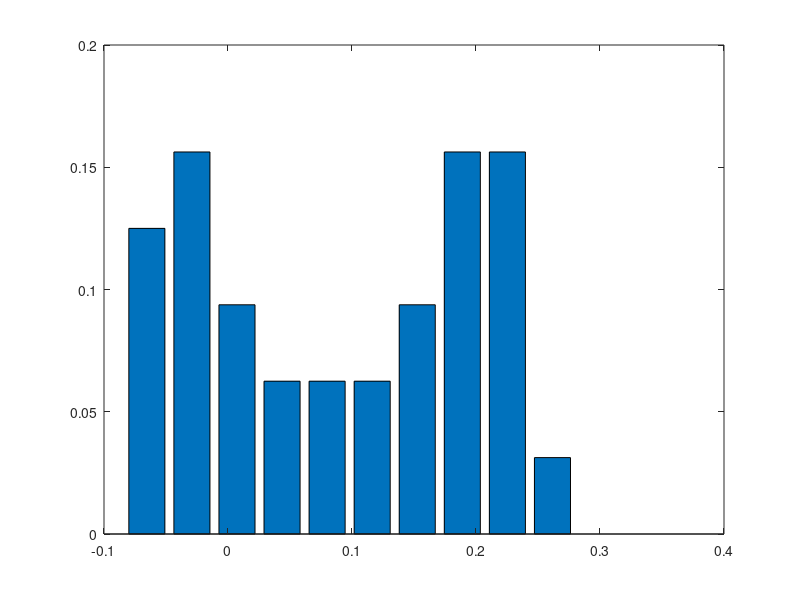
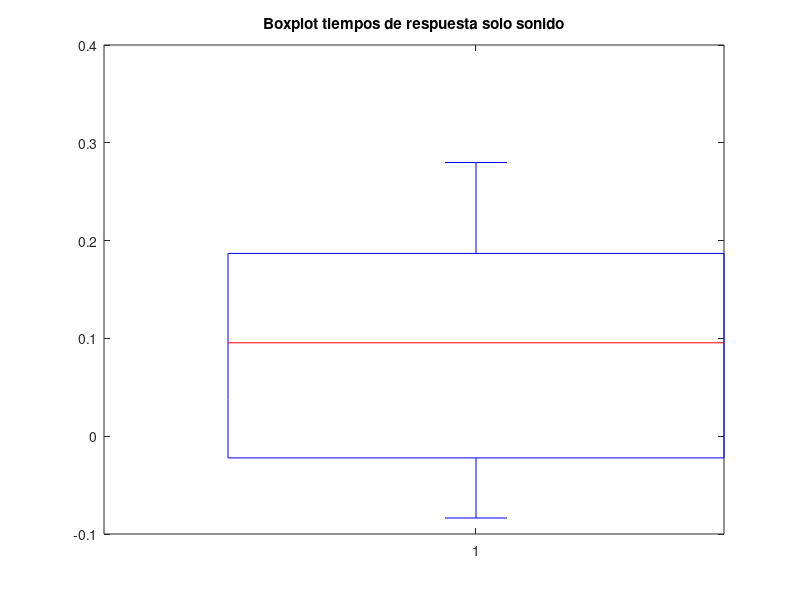
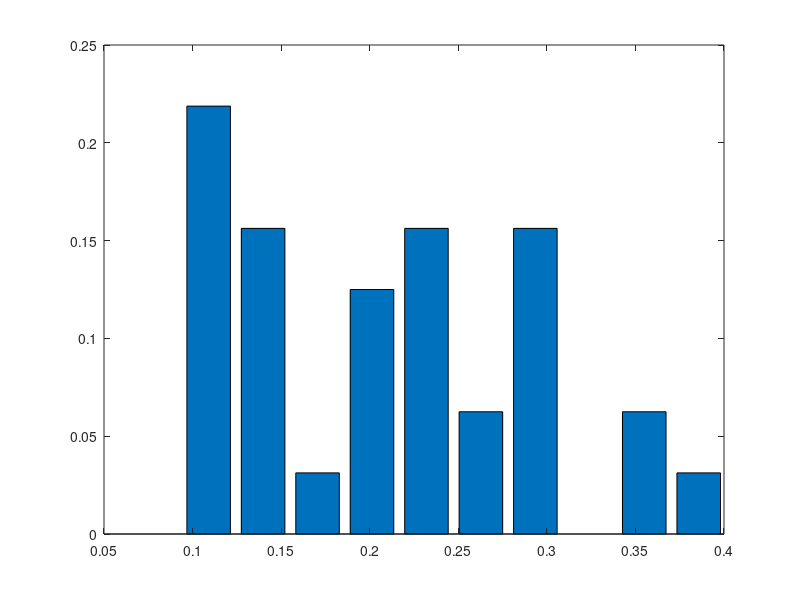
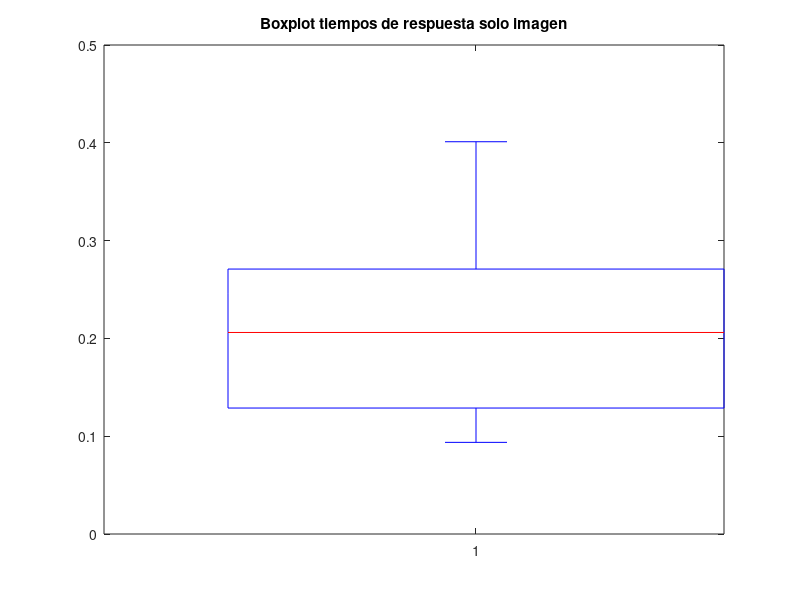

Here is the MATLAB script that generated these plots, in order: (Note: this script raises an error after producing the figures.)
format long g;

% function y =  Permutation_Test(prms,sample1,sample2,h0)
%   exitos = 0;
%   p = [sample1,sample2];
%   for j = 1:prms
%     a = p(randperm(numel(sample1)+numel(sample2)));
%     set1 = a(1:numel(sample1));
%     set2 = a(numel(sample1)+1:numel(p));
%     abs(mean(set2)-mean(set1));
%     exitos = exitos + (h0 < abs(mean(set1)-mean(set2)));
%   end
%   y = exitos / prms;
% end

%% Leer CSV a variables aux
i = 0;
sujeto = [];
tiempo = [];
practica = [];
delay = [];
img = [];
snd = [];
target = [];
total_trials = [];
target_time = cell(1,1);
time_firstPress = cell(1,1);
time_lastPress = cell(1,1);
f = fopen('data/bloques.csv');

while 1    
    suj = fscanf(f, '%i,', [1 1]);
    if isempty(suj)
       break 
    end
    i = i + 1;
    
    sujeto(i) = suj;
    tiempo(i) = fscanf(f, '%f,', [1 1]);
    practica(i) = fscanf(f, '%i,', [1 1]);
    delay(i) = fscanf(f, '%f,', [1 1]);
    img(i) = fscanf(f, '%i,', [1 1]);
    snd(i) = fscanf(f, '%i,', [1 1]);
    target(i) = fscanf(f, '%i,', [1 1]);
    total_trials(i) = fscanf(f, '%i,', [1 1]);
    target_time{i} = fscanf(f, '%f:', [1 total_trials(i)]);
    fscanf(f, ',');
    time_firstPress{i} = fscanf(f, '%f:', [1 total_trials(i)]);
    fscanf(f, ',');
    time_lastPress{i} = fscanf(f, '%f:', [1 total_trials(i)]);
    fscanf(f, ',');
    fscanf(f, '\n');
end
fclose(f);


%% Meter cada trial en el struct Trials sin procesarlos
num_bloques = i;
j = 1;
s = 0;
Trials = [];
for b = 1 : num_bloques
   if s ~= sujeto(b)
       bloque_del_sujeto = 1;
       s = sujeto(b);
   else
       bloque_del_sujeto = bloque_del_sujeto + 1;
   end
   
   for k = 1 : total_trials(b)
       Trials(j).Sujeto = sujeto(b);
       Trials(j).Tiempo = tiempo(b);
       Trials(j).EsDePractica = practica(b);
       Trials(j).Delay = delay(b);
       Trials(j).HayImagen = img(b);
       Trials(j).HaySonido = snd(b);
       Trials(j).SeguirImagen = target(b);
       Trials(j).NumBloque = bloque_del_sujeto;
       Trials(j).NumBloqueOriginal = b;
       Trials(j).NumTrial = k;       
       Trials(j).TiempoObjetivo = target_time{b}(k);
       Trials(j).PrimerTap = time_firstPress{b}(k);
       Trials(j).Asincronia = Trials(j).PrimerTap - Trials(j).TiempoObjetivo;
       Trials(j).UltimoTap = time_lastPress{b}(k);
        
       j = j + 1;    
   end
end

num_trials = j-1;

clear sujeto tiempo practica delay img snd target bloque_del_sujeto total_trials target_time time_firstPress time_lastPress f b i j k s num_bloques suj


%% calcular muestras (promedio de cada bloque) ignorando datos fuera de la ventana y etc
Muestras = [];
t = 1;
m = 1;
k = 0;
asinc = 0;
unbo = Trials(1).NumBloqueOriginal;
while t <= (num_trials + 1)

    if t == (num_trials + 1) || unbo ~= Trials(t).NumBloqueOriginal

        if k ~=0 
            Muestras(m).AsinMedia = asinc / k;
            Muestras(m).Sujeto = Trials(t-1).Sujeto;
            Muestras(m).EsDePractica = Trials(t-1).EsDePractica;
            Muestras(m).Delay = Trials(t-1).Delay;
            Muestras(m).HayImagen = Trials(t-1).HayImagen;
            Muestras(m).HaySonido = Trials(t-1).HaySonido;
            Muestras(m).SeguirImagen = Trials(t-1).SeguirImagen;
            Muestras(m).Accuracy = 1 - (ignorados/(k+ignorados));


            m = m + 1;
        end
        
        k = 0;
        asinc = 0;
        if (t == (num_trials + 1))
        	break
        end
    end
    
    ignorados = 0;
    % ignorar cuando no apreto nada
    if Trials(t).PrimerTap == -1
        ignorados = ignorados + 1;
    end
    
    % ignorar casos donde pega la vuelta (igual estan re afuera de la ventana)
    if Trials(t).Asincronia < -0.5
        ignorados = ignorados + 1;
    end
    
    
    if ignorados == 0
        asinc = asinc + Trials(t).Asincronia;
        k = k + 1;
    end
        
    unbo = Trials(t).NumBloqueOriginal;
    t = t + 1;
end

%% cuentitas cuentitas
mi=1;
ms=1;
mc0=1;
mc1=1;
mc2=1;
mc3=1;
mc4=1;
mc5=1;
mc6=1;
deltas = cell(1,1);
deltas_img = [];
deltas_snd = [];
deltas_combinados_0 = [];
m_accuracy = cell(1,1);


sujs = unique([Muestras.Sujeto]);
for s = 1:numel(sujs)
    suj = sujs(s);
    
   
    %bloques de sonido y su accuracy
    delta_snd = [Muestras( ...
        [Muestras.Sujeto] == suj & ...
        [Muestras.EsDePractica] == 0 & ...
        [Muestras.HayImagen] == 0 & ...
        [Muestras.HaySonido] == 1 ...
    ).AsinMedia];
    

    accuracy = [Muestras( ...
        [Muestras.Sujeto] == suj & ...
        [Muestras.EsDePractica] == 0 & ...
        [Muestras.HayImagen] == 0 & ...
        [Muestras.HaySonido] == 1 ...
    ).Accuracy];
    
    if numel(delta_snd) > 0
        deltas{1}(ms) = delta_snd(1);
        m_accuracy{1}(ms) = accuracy;
        ms = ms + 1;
    end
    
    %bloques de imagen y su accuracy
    delta_img = [Muestras( ...
        [Muestras.Sujeto] == suj & ...
        [Muestras.EsDePractica] == 0 & ...
        [Muestras.HayImagen] == 1 & ...
        [Muestras.HaySonido] == 0 ...
    ).AsinMedia];

    accuracy = [Muestras( ...
        [Muestras.Sujeto] == suj & ...
        [Muestras.EsDePractica] == 0 & ...
        [Muestras.HayImagen] == 1 & ...
        [Muestras.HaySonido] == 0 ...
    ).Accuracy];


    if numel(delta_img) > 0
        deltas{2}(mi) = delta_img(1);
        m_accuracy{2}(mi) = accuracy;
        mi = mi + 1;
    end
    
    %bloques combinados +0 y su accuracy
     delta_c0 = [Muestras( ...
        [Muestras.Sujeto] == suj & ...
        [Muestras.EsDePractica] == 0 & ...
        [Muestras.HayImagen] == 1 & ...
        [Muestras.HaySonido] == 1 & ...
        [Muestras.Delay] == 0 ...
    ).AsinMedia];

    accuracy = [Muestras( ...
        [Muestras.Sujeto] == suj & ...
        [Muestras.EsDePractica] == 0 & ...
        [Muestras.HayImagen] == 1 & ...
        [Muestras.HaySonido] == 1 & ...
        [Muestras.Delay] == 0 ...
    ).Accuracy];


    if numel(delta_c0) > 0
        deltas{3}(mc0) = delta_c0(1);
        m_accuracy{3}(mc0) = accuracy(1);
        mc0 = mc0 + 1;
    end
    
     %bloques combinados +0.1 y su accuracy
     delta_c0 = [Muestras( ...
        [Muestras.Sujeto] == suj & ...
        [Muestras.EsDePractica] == 0 & ...
        [Muestras.HayImagen] == 1 & ...
        [Muestras.HaySonido] == 1 & ...
        [Muestras.Delay] == 0.1 ...
    ).AsinMedia];

    accuracy = [Muestras( ...
        [Muestras.Sujeto] == suj & ...
        [Muestras.EsDePractica] == 0 & ...
        [Muestras.HayImagen] == 1 & ...
        [Muestras.HaySonido] == 1 & ...
        [Muestras.Delay] == 0.1 ...
    ).Accuracy];


    if numel(delta_c0) > 0
        deltas{4}(mc1) = delta_c0(1);
        m_accuracy{4}(mc1) = accuracy(1);
        mc1 = mc1 + 1;
    end
    
     %bloques combinados +0.3 y su accuracy
     delta_c0 = [Muestras( ...
        [Muestras.Sujeto] == suj & ...
        [Muestras.EsDePractica] == 0 & ...
        [Muestras.HayImagen] == 1 & ...
        [Muestras.HaySonido] == 1 & ...
        [Muestras.Delay] == 0.3 ...
    ).AsinMedia];

    accuracy = [Muestras( ...
        [Muestras.Sujeto] == suj & ...
        [Muestras.EsDePractica] == 0 & ...
        [Muestras.HayImagen] == 1 & ...
        [Muestras.HaySonido] == 1 & ...
        [Muestras.Delay] == 0.3 ...
    ).Accuracy];


    if numel(delta_c0) > 0
        deltas{5}(mc2) = delta_c0(1);
        m_accuracy{5}(mc2) = accuracy(1);
        mc2 = mc2 + 1;
    end
    
     %bloques combinados +0.4 y su accuracy
     delta_c0 = [Muestras( ...
        [Muestras.Sujeto] == suj & ...
        [Muestras.EsDePractica] == 0 & ...
        [Muestras.HayImagen] == 1 & ...
        [Muestras.HaySonido] == 1 & ...
        [Muestras.Delay] == 0.4 ...
    ).AsinMedia];

    accuracy = [Muestras( ...
        [Muestras.Sujeto] == suj & ...
        [Muestras.EsDePractica] == 0 & ...
        [Muestras.HayImagen] == 1 & ...
        [Muestras.HaySonido] == 1 & ...
        [Muestras.Delay] == 0.4 ...
    ).Accuracy];


    if numel(delta_c0) > 0
        deltas{6}(mc3) = delta_c0(1);
        m_accuracy{6}(mc3) = accuracy(1);
        mc3 = mc3 + 1;
    end
    
    %bloques combinados -0.4 y su accuracy
     delta_c0 = [Muestras( ...
        [Muestras.Sujeto] == suj & ...
        [Muestras.EsDePractica] == 0 & ...
        [Muestras.HayImagen] == 1 & ...
        [Muestras.HaySonido] == 1 & ...
        [Muestras.Delay] == -0.4 ...
    ).AsinMedia];

    accuracy = [Muestras( ...
        [Muestras.Sujeto] == suj & ...
        [Muestras.EsDePractica] == 0 & ...
        [Muestras.HayImagen] == 1 & ...
        [Muestras.HaySonido] == 1 & ...
        [Muestras.Delay] == -0.4 ...
    ).Accuracy];


    if numel(delta_c0) > 0
        disp('hola0')
        deltas{7}(mc4) = delta_c0(1);
        m_accuracy{7}(mc4) = accuracy(1);
        mc4 = mc4 + 1;
    end
    
    %bloques combinados -0.3 y su accuracy
     delta_c0 = [Muestras( ...
        [Muestras.Sujeto] == suj & ...
        [Muestras.EsDePractica] == 0 & ...
        [Muestras.HayImagen] == 1 & ...
        [Muestras.HaySonido] == 1 & ...
        [Muestras.Delay] == -0.3 ...
    ).AsinMedia];

    accuracy = [Muestras( ...
        [Muestras.Sujeto] == suj & ...
        [Muestras.EsDePractica] == 0 & ...
        [Muestras.HayImagen] == 1 & ...
        [Muestras.HaySonido] == 1 & ...
        [Muestras.Delay] == -0.3 ...
    ).Accuracy];


    if numel(delta_c0) > 0
        deltas{8}(mc5) = delta_c0(1);
        m_accuracy{8}(mc5) = accuracy(1);
        mc5 = mc5 + 1;
    end
    
    %bloques combinados -0.1 y su accuracy
     delta_c0 = [Muestras( ...
        [Muestras.Sujeto] == suj & ...
        [Muestras.EsDePractica] == 0 & ...
        [Muestras.HayImagen] == 1 & ...
        [Muestras.HaySonido] == 1 & ...
        [Muestras.Delay] == -0.1 ...
    ).AsinMedia];

    accuracy = [Muestras( ...
        [Muestras.Sujeto] == suj & ...
        [Muestras.EsDePractica] == 0 & ...
        [Muestras.HayImagen] == 1 & ...
        [Muestras.HaySonido] == 1 & ...
        [Muestras.Delay] == -0.1 ...
    ).Accuracy];


    if numel(delta_c0) > 0
        deltas{9}(mc6) = delta_c0(1);
        m_accuracy{9}(mc6) = accuracy(1);
        mc6 = mc6 + 1;
    end
    
    if ~isempty(deltas) 
        % figure;
        % plot(deltas,'r*');
        % plot(deltas);
        % title(['Sujeto ', num2str(suj)]);
    end
end

%Analisis de datos
%%%%%%%%%%%%%%%%%%%%%%%%%%%%%%%%%%%%%%%%%%%%%%%%%%%%%%%%%%%%%%%%%%%
%Solo Sonido:
%%%%%%%%%%%%%%%%%%%%%%%%%%%%%%%%%%%%%%%%%%%%%%%%%%%%%%%%%%%%%%%%%%%

%Distribucion de las muestras(histograma normalizado)

[f,x] = hist(deltas{1});
figure;
bar(x,f/sum(f))



%One-sample Kolmogorov-Smirnov test, para ver normalidad en la muestra
%t = kstest(deltas{1})

%Boxplot
figure;
boxplot(deltas{1})
title('Boxplot tiempos de respuesta solo sonido')

%Medidas de centralidad
disp('prom')
mean(deltas{1})
median(deltas{1})

%Medidas de dispersion, estabilidad de la sincronia
var(deltas{1})

%Medidas de precision en la tarea
mean(m_accuracy{1})

%%%%%%%%%%%%%%%%%%%%%%%%%%%%%%%%%%%%%%%%%%%%%%%%%%%%%%%%%%%%%%%%%%%
%Solo imagen
%%%%%%%%%%%%%%%%%%%%%%%%%%%%%%%%%%%%%%%%%%%%%%%%%%%%%%%%%%%%%%%%%%%
%Distribucion de las muestras(histograma normalizado)
[f,x] = hist(deltas{2});
figure;
bar(x,f/sum(f))

%Boxplot
figure;
boxplot(deltas{2})
title('Boxplot tiempos de respuesta solo imagen')

%One-sample Kolmogorov-Smirnov test, para ver normalidad en la muestra
%h = kstest(deltas{2})

%Medidas de centralidad
disp('prom')
mean(deltas{2})
median(deltas{2})

%Medidas de dispersion, estabilidad de la sincronia
var(deltas{2})

%Medidas de precision en la tarea
mean(m_accuracy{2})


%%%%%%%%%%%%%%%%%%%%%%%%%%%%%%%%%%%%%%%%%%%%%%%%%%%%%%%%%%%%%%%%%%%
%Combinado +0:
%%%%%%%%%%%%%%%%%%%%%%%%%%%%%%%%%%%%%%%%%%%%%%%%%%%%%%%%%%%%%%%%%%%

%Distribucion de las muestras(histograma normalizado)

[f,x] = hist(deltas{3});
figure;
bar(x,f/sum(f))

%One-sample Kolmogorov-Smirnov test, para ver normalidad en la muestra
%t = kstest(deltas{3})

%Boxplot
figure;
boxplot(deltas{3})
title('Boxplot tiempos de respuesta solo sonido')

%Medidas de centralidad
disp('prom')
mean(deltas{3})
median(deltas{3})

%Medidas de dispersion, estabilidad de la sincronia
var(deltas{3})

%Medidas de precision en la tarea
mean(m_accuracy{3})

%%%%%%%%%%%%%%%%%%%%%%%%%%%%%%%%%%%%%%%%%%%%%%%%%%%%%%%%%%%%%%%%%%%
%Combinado +0.1:
%%%%%%%%%%%%%%%%%%%%%%%%%%%%%%%%%%%%%%%%%%%%%%%%%%%%%%%%%%%%%%%%%%%

%Distribucion de las muestras(histograma normalizado)

[f,x] = hist(deltas{4});
figure;
bar(x,f/sum(f))

%One-sample Kolmogorov-Smirnov test, para ver normalidad en la muestra
%t = kstest(deltas{4})

%Boxplot
figure;
boxplot(deltas{4})
title('Boxplot tiempos de respuesta solo sonido')

%Medidas de centralidad
disp('prom')
mean(deltas{4})
median(deltas{4})

%Medidas de dispersion, estabilidad de la sincronia
var(deltas{4})

%Medidas de precision en la tarea
mean(m_accuracy{4})



%Analisis de datos
%%%%%%%%%%%%%%%%%%%%%%%%%%%%%%%%%%%%%%%%%%%%%%%%%%%%%%%%%%%%%%%%%%%
%Combinado +0.3:
%%%%%%%%%%%%%%%%%%%%%%%%%%%%%%%%%%%%%%%%%%%%%%%%%%%%%%%%%%%%%%%%%%%

%Distribucion de las muestras(histograma normalizado)

[f,x] = hist(deltas{5});
figure;
bar(x,f/sum(f))

%One-sample Kolmogorov-Smirnov test, para ver normalidad en la muestra
%t = kstest(deltas{5})

%Boxplot
figure;
boxplot(deltas{5})
title('Boxplot tiempos de respuesta solo sonido')

%Medidas de centralidad
disp('prom')
mean(deltas{5})
median(deltas{5})

%Medidas de dispersion, estabilidad de la sincronia
var(deltas{5})

%Medidas de precision en la tarea
mean(m_accuracy{5})



%%%%%%%%%%%%%%%%%%%%%%%%%%%%%%%%%%%%%%%%%%%%%%%%%%%%%%%%%%%%%%%%%%%
%Combinado +0.4:
%%%%%%%%%%%%%%%%%%%%%%%%%%%%%%%%%%%%%%%%%%%%%%%%%%%%%%%%%%%%%%%%%%%

%Distribucion de las muestras(histograma normalizado)

[f,x] = hist(deltas{6});
figure;
bar(x,f/sum(f))

%One-sample Kolmogorov-Smirnov test, para ver normalidad en la muestra
%t = kstest(deltas{6})

%Boxplot
figure;
boxplot(deltas{6})
title('Boxplot tiempos de respuesta solo sonido')

%Medidas de centralidad
disp('prom')
mean(deltas{6})
median(deltas{6})

%Medidas de dispersion, estabilidad de la sincronia
var(deltas{6})

%Medidas de precision en la tarea
mean(m_accuracy{6})


%%%%%%%%%%%%%%%%%%%%%%%%%%%%%%%%%%%%%%%%%%%%%%%%%%%%%%%%%%%%%%%%%%%
%Combinado -0.4:    
%%%%%%%%%%%%%%%%%%%%%%%%%%%%%%%%%%%%%%%%%%%%%%%%%%%%%%%%%%%%%%%%%%%

%Distribucion de las muestras(histograma normalizado)

[f,x] = hist(deltas{7});
figure;
bar(x,f/sum(f))

%One-sample Kolmogorov-Smirnov test, para ver normalidad en la muestra
%t = kstest(deltas{7})

%Boxplot
figure;
boxplot(deltas{7})
title('Boxplot tiempos de respuesta solo sonido')

%Medidas de centralidad
disp('prom')
mean(deltas{7})
median(deltas{7})

%Medidas de dispersion, estabilidad de la sincronia
var(deltas{7})

%Medidas de precision en la tarea
mean(m_accuracy{7})


%%%%%%%%%%%%%%%%%%%%%%%%%%%%%%%%%%%%%%%%%%%%%%%%%%%%%%%%%%%%%%%%%%%
%Combinado -0.3:
%%%%%%%%%%%%%%%%%%%%%%%%%%%%%%%%%%%%%%%%%%%%%%%%%%%%%%%%%%%%%%%%%%%

%Distribucion de las muestras(histograma normalizado)

[f,x] = hist(deltas{8});
figure;
bar(x,f/sum(f))

%One-sample Kolmogorov-Smirnov test, para ver normalidad en la muestra
%t = kstest(deltas{8})

%Boxplot
figure;
boxplot(deltas{8})
title('Boxplot tiempos de respuesta solo sonido')

%Medidas de centralidad
disp('prom')
mean(deltas{8})
median(deltas{8})

%Medidas de dispersion, estabilidad de la sincronia
var(deltas{8})

%Medidas de precision en la tarea
mean(m_accuracy{8})

%%%%%%%%%%%%%%%%%%%%%%%%%%%%%%%%%%%%%%%%%%%%%%%%%%%%%%%%%%%%%%%%%%%
%Combinado -0.1:
%%%%%%%%%%%%%%%%%%%%%%%%%%%%%%%%%%%%%%%%%%%%%%%%%%%%%%%%%%%%%%%%%%%

%Distribucion de las muestras(histograma normalizado)

[f,x] = hist(deltas{9});
figure;
bar(x,f/sum(f))

%One-sample Kolmogorov-Smirnov test, para ver normalidad en la muestra
%t = kstest(deltas{9})

%Boxplot
figure;
boxplot(deltas{9})
title('Boxplot tiempos de respuesta solo sonido')

%Medidas de centralidad
disp('prom')
mean(deltas{9})
median(deltas{9})

%Medidas de dispersion, estabilidad de la sincronia
var(deltas{9})

%Medidas de precision en la tarea
mean(m_accuracy{9})


%%%%%%%%%%%%%%%%%%%%%%%%%%%%%%%%%%%%%%%%%%%%%%%%%%%%%%%%%%%%%%%%%%%
%Comparacion de los resultados:
%%%%%%%%%%%%%%%%%%%%%%%%%%%%%%%%%%%%%%%%%%%%%%%%%%%%%%%%%%%%%%%%%%%

[p,h] = ranksum(deltas{1},deltas{2})

delta_h0 =  abs(mean(deltas{1}) - mean(deltas{2}))

%Permutation_Test(1000,deltas{1},deltas{2},delta_h0)
